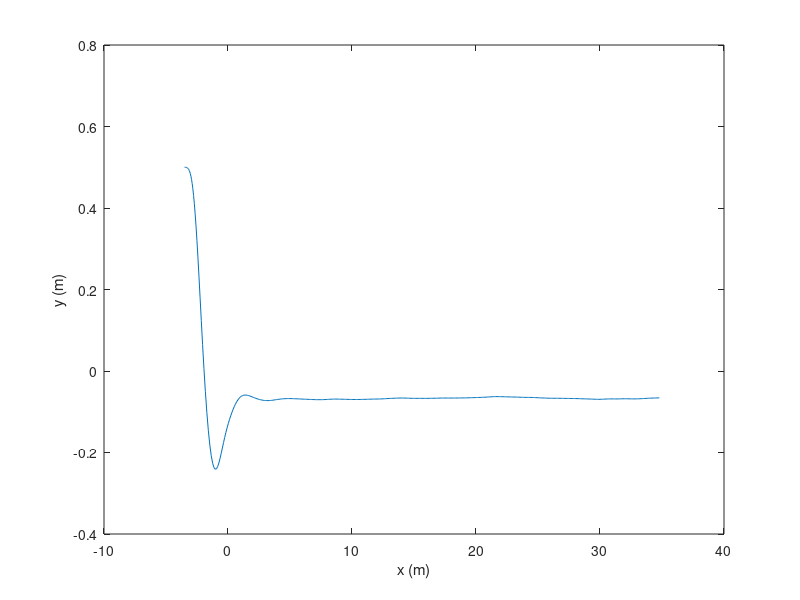
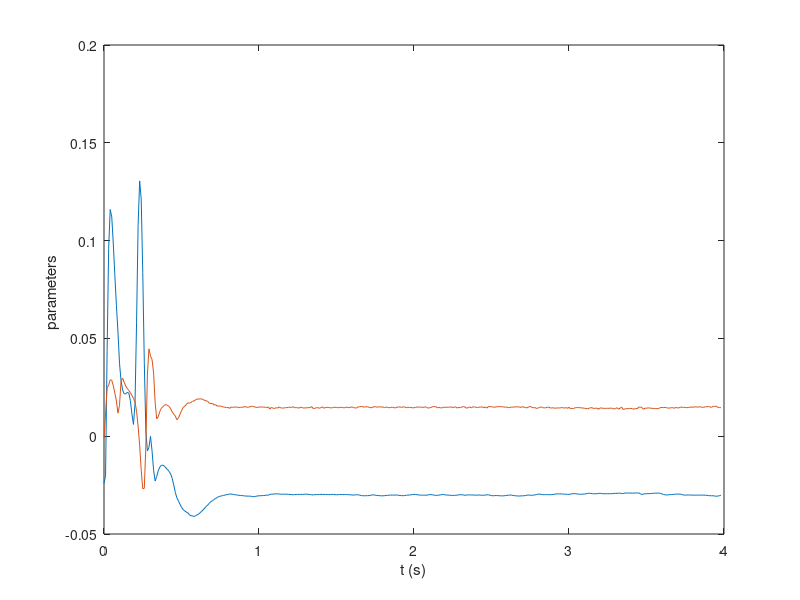
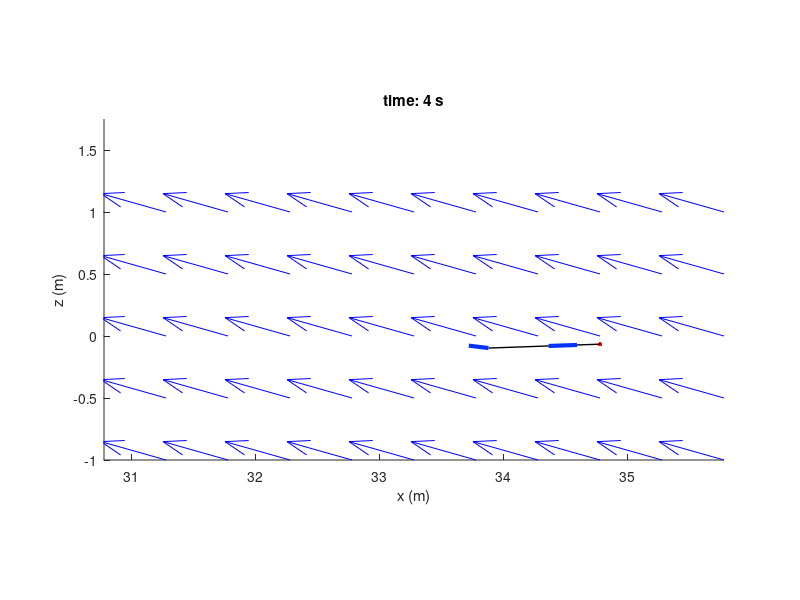

Source code (MATLAB) for these figures, in order:
%%%%%%%%%%%%%%%%%%%%%%%%%%%%%%%%%%%%%%%%%%%%%%%%%%%%%%%%%%%%%%%%%%%%%%%%%%%
% Online identification in EKF:
%
% notes for my future self:
% Nonlinear dynamics (7D glider) depend on:
%   - aerodynamic parameters θ = [l_w; S_e]
%   - wind disturbance w = [v_x^0; v_z^0] (treated as time-varying in sim)
%
% The loop is:
%   1) Design an LQR controller around a desired operating point (x_d, u_d)
%      using numerical linearization (A,B) ≈ (∂f/∂x, ∂f/∂u).
%   2) Fly closed-loop with the true nonlinear plant and time-varying wind.
%   3) Run an augmented-state EKF on \bar x = [x; θ] with constant-parameter
%      process model \dot θ = 0, and measurement y = H \bar x + v (H=[I 0]).
%
% Outputs:
%   - perching trajectory
%   - θ_hat(t) traces from EKF
%%%%%%%%%%%%%%%%%%%%%%%%%%%%%%%%%%%%%%%%%%%%%%%%%%%%%%%%%%%%%%%%%%%%%%%%%%%
function glider_nonlinear_parameter_estimation
    close all
    clear all

    % Plant and estimator models:
    %   DYNAMICS:       true 7D plant dynamics f(x,u;param,w)
    %   DYNAMICS_EKF:   augmented dynamics \bar f([x;θ],u) = [f(x,u;θ); 0]
    param=init_glider_params();
    DYNAMICS=@pglider_7d;
    DYNAMICS_EKF=@pglider_7d_augmented;
    DRAW=@draw_glider;

    % Horizon
    T = 4;
    dt = 0.01;
    N = floor(T/dt);
    nX = 7;
    nU = 2;
    
    % Allocate
    t = zeros(1,N);
    x = zeros(nX,N);

    % ---------------------------------------------------------------------
    % LQR design around desired operating point (xd, ud≈0)
    % (Reduced state ignores x-position to focus on z/theta/... regulation.)
    % ---------------------------------------------------------------------
    Q = eye(nX);
    Q(2,2)=1000;           % emphasize z regulation
    R = 0.1 * eye(nU);

    xd = zeros(nX, 1);
    xd(1) = 0;
    xd(2) = 0;
    xd(3) = 0.05;
    xd(5) = 9;
    xd(6) = 0;
    param.xd = xd;

    % Nominal wind (will be varied during the simulation)
    param.vx0 = -1;
    param.vz0 = 0.5;

    % Numerical linearization at (xd, u=0) to build LQR gain
    u0 = zeros(nU,1);
    [A, B] = NumGrads(DYNAMICS,xd,u0,param);

    % LQR on reduced state (ignore x-position: drop state 1)
    [K, S] = lqr(A(2:end,2:end), B(2:end,:), Q(2:end,2:end), R);

    % Reduced desired state for the reduced feedback
    xd = xd(2:end);
    
    % ---------------------------------------------------------------------
    % Wind process (in sim): w_{k+1} = w_k + W w_k + noise
    % (EKF here does NOT estimate wind; it treats wind as part of param.)
    % ---------------------------------------------------------------------
    W = -0.001*eye(2);
    w(:,1)=[param.vx0;param.vz0];

    % Initial true state
    x(:,1)=[-3.5;0.5;0;0;7;0;0];

    % EKF augmented state: xhat = [x; l_w; S_e]
    xhat(:,1) = [x(:,1);0;0];

    % EKF covariance + noise models
    Pk  = eye(length(xhat(:,1))) * 0.1;                % initial covariance
    Rest =  0.01 * eye(nX);                            % measurement noise
    Qest = diag([0.01*ones(1,7), 0.001, 0.001]);       % process noise

    % ---------------------------------------------------------------------
    % Closed-loop simulation with online augmented-state EKF
    % ---------------------------------------------------------------------
    for k =1:N-1
        % LQR control law on reduced state (excluding x-position)
        U(:,k) = -K*(x(2:end,k) - xd);

        % Update the plant wind parameters for this step
        param.vx0 = w(1,k);
        param.vz0 = w(2,k);

        % True plant rollout (Euler)
        x(:,k+1)=x(:,k)+ (DYNAMICS(t(k),x(:,k),U(:,k),param))*dt;

        % EKF predict/update on augmented model
        [xhat(:,k+1), Pk] = extended_kalman_filter( ...
            t, x(:,k), xhat(:,k), U(:,k), Pk, ...
            DYNAMICS_EKF, @NumGrads, param, Qest, Rest);

        % Log parameter estimates θ_hat = [l_w; S_e]
        theta_hat(:,k) = xhat(end-1:end);

        % Wind evolves (simulation-only)
        w(:,k+1) = w(:,k) + W*w(:,k) + 0.01*randn(2,1);

        t(k+1) = t(k)+dt;
    end
    
    % Draw flight (no video recording)
    for k =1:N
        % draw_glider expects [x; wind] appended for visualization
        DRAW(t(k),[x(:,k);w(1,k);w(2,k)],param);
        drawnow;
    end  

    figure(1)
    plot(x(1,:),x(2,:))
    xlabel('x (m)')
    ylabel('y (m)')

    figure(2)
    plot(t(1:end-1),theta_hat')
    xlabel('t (s)')
    ylabel('parameters ')
end

%==========================================================================
% NumGrads: numerical Jacobians (∂f/∂x, ∂f/∂u) around (x0,u0)
%==========================================================================
function [dFdx, dFdu] = NumGrads(DYNAMICS,x0,u0,param)

N=length(x0);
M=length(u0);

dFdx=zeros(N,N);
dFdu=zeros(N,M);
delta=1e-5;

for i=1:N
    
    xU=x0;
    xL=x0;
    
    xU(i)=x0(i)+delta;
    xL(i)=x0(i)-delta;
        
    xdotU=DYNAMICS(0,xU,u0,param);
    xdotL=DYNAMICS(0,xL,u0,param);
    
    dFdx(:,i)=(xdotU-xdotL)/(xU(i)-xL(i));
end

for i=1:M
    
    uU=u0;
    uL=u0;
    
    uU(i)=u0(i)+delta;
    uL(i)=u0(i)-delta;
        
    xdotU=DYNAMICS(0,x0,uU,param);
    xdotL=DYNAMICS(0,x0,uL,param);
    
    dFdu(:,i)=(xdotU-xdotL)/(uU(i)-uL(i));
end
end

%==========================================================================
% extended_kalman_filter
%
% Augmented-state EKF for \bar x:
%   predict:  \bar x_{k+1|k} = \bar x_k + \bar f(\bar x_k, u_k) dt
%   linearize: A = ∂\bar f/∂\bar x
%   update with measurement y = H \bar x + v  (here H=[I 0])
%==========================================================================
function [xhat, Pk] = extended_kalman_filter(t, x, xhat, u, Pk, DYNAMICS, GRADIENTS, param, Qs, Rs)
    dt = param.dt; % time-step used inside the EKF model
    nY = length(param.xd); % number of measurements (here: 7 states)

    % Predict (Euler)
    xhat = xhat + DYNAMICS(t, xhat, u, param)*dt;

    I = eye(length(xhat));

    % Linearize the process model
    [A, B]= GRADIENTS(DYNAMICS, xhat, u, param);
    Ak = I + A*dt;

    % Covariance predict
    Pk = Ak*Pk*Ak' + Qs;

    % Measurement model: y = H xhat + v, H=[I 0]
    Hk = [eye(nY), zeros(nY, length(xhat) - nY)];

    % Innovation
    ek = x - Hk*xhat;
    Sk =  Hk*Pk*Hk' + Rs;

    % Kalman gain
    Kk = Pk*Hk'/Sk;

    % Update
    xhat = xhat + Kk*ek;
    Pk = (I - Kk*Hk)*Pk;
end

%==========================================================================
% init_glider_params: physical + geometric parameters for the glider
%==========================================================================
function param=init_glider_params()

    % x,z,theta,phi_dot,x_dot,z_doth,theta_dot
    param.x0=[-3.4 0.1 0 0 7.4 0 0]';
    
    param.dt=1/119; % time step (note: EKF uses this dt)
    param.g=9.81;   % m/s^2
    param.rho= 1.292; % kg/m^3
    
    dihedral = deg2rad(0); % dihedral angle
    cm=0;

    % Areas / lengths
    param.S_w = 0.05*cos(dihedral) + 0.035 + 0.0035; % wing + fus + tail
    param.S_e = 0.0147;
    param.l_w = -0.03+cm;
    param.l_e = 0.022;
    param.l_h = 0.27-cm;

    % Mass / inertia
    param.m = 0.12;
    param.I=0.0015;
     
    % geometry offsets
    param.cg_x=-0.065;
    param.cg_z=-0.025;
    param.vicon_offset=-0.052;
end

%==========================================================================
% pglider_7d_augmented
%
% Augmented process model for EKF:
%   \bar x = [x; θ],   θ = [l_w; S_e]
%   \dot{\bar x} = [ f(x,u;θ,w); 0 ]
%==========================================================================
function xdota = pglider_7d_augmented(t,xa,u,param)

    % Inject parameter estimates from augmented state into param struct
    param.l_w = xa(8);
    param.S_e = xa(9);
    
    % Extract physical state
    x = xa(1:7);
    
    % Nonlinear glider dynamics
    xdot = pglider_7d(t,x,u,param);
    
    % Constant-parameter model: \dot θ = 0
    xdota = zeros(9, 1);
    xdota(1:7) = xdot;
    xdota(8:9) = 0; 
end
    
%==========================================================================
% pglider_7d: 7D planar glider dynamics with wind
% State:
%   x = [x; z; theta; phi; xdot; zdot; thetadot]
% Control:
%   u(1) = phidot command
%   u(2) = thrust-like term (appears in xdot/zdot equations)
% Wind:
%   param.vx0, param.vz0 are injected each step (simulation loop)
%==========================================================================
function xdot = pglider_7d(t,x,u,param)
    Sw=param.S_w;
    Se=param.S_e;
    l=param.l_h;
    lw=param.l_w;
    le=param.l_e;
    
    m=param.m;
    g=param.g;
    rho=param.rho;
    I=param.I;
    
    vx0=param.vx0;
    vz0=param.vz0;
    
    bw=0; % (unused here, kept from original code)
    
    q1 = x(1,:); q2 = x(2,:);  q3 = x(3,:); q4 = x(4,:);
    qdot1 = x(5,:); qdot2 = x(6,:); qdot3 = x(7,:); qdot4=u(1);
    q5=0;q6=0;
     
    % Wing relative velocity -> wing AoA -> wing force
    xwdot = qdot1+bw*u(2)*cos(q3) - vx0 - q5 - lw*qdot3.*sin(q3);
    zwdot = qdot2+bw*u(2)*sin(q3) - vz0 - q6 + lw*qdot3.*cos(q3);
    alpha_w = q3 - atan2(zwdot,xwdot);
    Fw = rho*Sw*sin(alpha_w).*(zwdot.^2+xwdot.^2);
    
    % Elevator relative velocity -> elevator AoA -> elevator force
    xedot = qdot1+bw*u(2)*cos(q3) - vx0 - q5 + l*qdot3.*sin(q3) + le*(qdot3+qdot4).*sin(q3+q4); 
    zedot = qdot2+bw*u(2)*sin(q3) - vz0 - q6 - l*qdot3.*cos(q3) - le*(qdot3+qdot4).*cos(q3+q4);
    alpha_e = q3+q4-atan2(zedot,xedot);
    Fe = rho*Se*sin(alpha_e).*(zedot.^2+xedot.^2);
    
    xdot=x;
    xdot(1,:)=x(5,:);
    xdot(2,:)=x(6,:);
    xdot(3,:)=x(7,:);
    xdot(4,:)=u(1);
    
    xdot(5,:)=(-(Fw.*sin(q3) + Fe.*sin(q3+q4))./m)+u(2)*cos(q3)./m;
    xdot(6,:)=((Fw.*cos(q3) + Fe.*cos(q3+q4))./m-g)+u(2)*sin(q3)./m;
    xdot(7,:)=((Fw.*lw - Fe.*(l*cos(q4)+le))./I);
end

%==========================================================================
% draw_glider: visualization (uses appended wind components for quiver)
%==========================================================================
function draw_glider(t,x,param)
xd=param.xd;

% x: [x z theta phi dot(x,z,theta,phi) windx windz] for visualization
sc = 2;
lw = -0.15*sc;
lh = 0.45*sc;
le = 0.04*sc;
mac = .1145*sc;

ct = cos(x(3)); st = sin(x(3));
ctp = cos(x(3)+x(4)); stp = sin(x(3)+x(4));

figure(25); clf; hold on;

% Draw wind velocity field (quiver)
Xl=-4+x(1);
Xu=1+x(1);
Yu=1.0;
Yl=-1.0;
dx=0.5;
dy=0.5;
X=Xl:dx:Xu;
Y=Yl:dy:Yu;
[XX,YY] = meshgrid(X,Y);
[m n]=size(XX);

Us=x(8)*ones(m,n)+param.vx0;
Vs=x(9)*ones(m,n);
quiver(XX,YY,Us,Vs,'Color','blue');

% Center of gravity
plot(x(1),x(2),'r.','MarkerSize',10);

% Fuselage
if (lw < 0)
    line([x(1) x(1)-lh*ct],[x(2) x(2)-lh*st],...
        'LineWidth',1,'Color',[0 0 0]);
else
    line([x(1)+(lw+mac/2)*ct x(1)-lh*ct],...
        [x(2)+(lw+mac/2)*st x(2)-lh*st],...
        'LineWidth',1,'Color',[0 0 0]);
end

% Wing
line([x(1)+(lw+mac/2)*ct x(1)+(lw-mac/2)*ct],...
    [x(2)+(lw+mac/2)*st x(2)+(lw-mac/2)*st],...
    'LineWidth',3,'Color',[0 .2 1]);

% Elevator
line([x(1)-lh*ct x(1)-lh*ct-2*le*ctp],...
    [x(2)-lh*st x(2)-lh*st-2*le*stp],...
    'LineWidth',3,'Color',[0 .2 1]);

axis equal; axis([-4+x(1) 1+x(1) -1 1.75]);
title(['time: ',num2str(t,2),' s']);
xlabel('x (m)'); ylabel('z (m)');

% Perch marker
plot(xd(1),xd(2),'ko','MarkerSize',5,'MarkerFaceColor',[0 0 0]);
end
